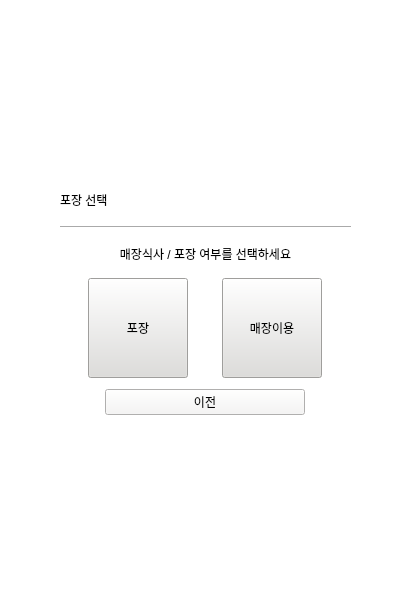
<?xml version="1.0" encoding="UTF-8"?>
<ui version="4.0">
 <class>Dialog</class>
 <widget class="QWidget" name="Dialog">
  <property name="geometry">
   <rect>
    <x>0</x>
    <y>0</y>
    <width>400</width>
    <height>600</height>
   </rect>
  </property>
  <property name="minimumSize">
   <size>
    <width>0</width>
    <height>0</height>
   </size>
  </property>
  <property name="windowTitle">
   <string>Dialog</string>
  </property>
  <property name="windowIcon">
   <iconset>
    <normaloff>icon.png</normaloff>icon.png</iconset>
  </property>
  <property name="styleSheet">
   <string notr="true">background-color: rgb(255, 255, 255);</string>
  </property>
  <widget class="QWidget" name="verticalLayoutWidget">
   <property name="geometry">
    <rect>
     <x>60</x>
     <y>180</y>
     <width>291</width>
     <height>241</height>
    </rect>
   </property>
   <layout class="QVBoxLayout" name="verticalLayout">
    <item>
     <widget class="QLabel" name="label">
      <property name="enabled">
       <bool>true</bool>
      </property>
      <property name="sizePolicy">
       <sizepolicy hsizetype="Minimum" vsizetype="Fixed">
        <horstretch>0</horstretch>
        <verstretch>0</verstretch>
       </sizepolicy>
      </property>
      <property name="minimumSize">
       <size>
        <width>289</width>
        <height>40</height>
       </size>
      </property>
      <property name="text">
       <string>포장 선택</string>
      </property>
     </widget>
    </item>
    <item>
     <widget class="Line" name="line">
      <property name="font">
       <font>
        <weight>75</weight>
        <bold>true</bold>
       </font>
      </property>
      <property name="orientation">
       <enum>Qt::Horizontal</enum>
      </property>
     </widget>
    </item>
    <item>
     <widget class="QLabel" name="label_2">
      <property name="text">
       <string>매장식사 / 포장 여부를 선택하세요</string>
      </property>
      <property name="alignment">
       <set>Qt::AlignCenter</set>
      </property>
     </widget>
    </item>
    <item>
     <layout class="QHBoxLayout" name="horizontalLayout_2">
      <item>
       <widget class="QPushButton" name="Btn_TChoice2">
        <property name="sizePolicy">
         <sizepolicy hsizetype="Fixed" vsizetype="Fixed">
          <horstretch>0</horstretch>
          <verstretch>0</verstretch>
         </sizepolicy>
        </property>
        <property name="minimumSize">
         <size>
          <width>100</width>
          <height>100</height>
         </size>
        </property>
        <property name="styleSheet">
         <string notr="true">background-color: rgb(222, 221, 218);</string>
        </property>
        <property name="text">
         <string>포장</string>
        </property>
       </widget>
      </item>
      <item>
       <widget class="QPushButton" name="Btn_TChoice1">
        <property name="sizePolicy">
         <sizepolicy hsizetype="Fixed" vsizetype="Fixed">
          <horstretch>0</horstretch>
          <verstretch>0</verstretch>
         </sizepolicy>
        </property>
        <property name="minimumSize">
         <size>
          <width>100</width>
          <height>100</height>
         </size>
        </property>
        <property name="styleSheet">
         <string notr="true">background-color: rgb(222, 221, 218);</string>
        </property>
        <property name="text">
         <string>매장이용</string>
        </property>
       </widget>
      </item>
     </layout>
    </item>
    <item alignment="Qt::AlignHCenter|Qt::AlignVCenter">
     <widget class="QPushButton" name="Btn_RTH">
      <property name="sizePolicy">
       <sizepolicy hsizetype="Fixed" vsizetype="Fixed">
        <horstretch>0</horstretch>
        <verstretch>0</verstretch>
       </sizepolicy>
      </property>
      <property name="minimumSize">
       <size>
        <width>200</width>
        <height>0</height>
       </size>
      </property>
      <property name="styleSheet">
       <string notr="true">background-color: rgb(246, 245, 244);</string>
      </property>
      <property name="text">
       <string>이전</string>
      </property>
     </widget>
    </item>
   </layout>
  </widget>
  <widget class="QLabel" name="label_3">
   <property name="geometry">
    <rect>
     <x>0</x>
     <y>0</y>
     <width>411</width>
     <height>611</height>
    </rect>
   </property>
   <property name="text">
    <string/>
   </property>
  </widget>
  <zorder>label_3</zorder>
  <zorder>verticalLayoutWidget</zorder>
 </widget>
 <resources/>
 <connections/>
</ui>
